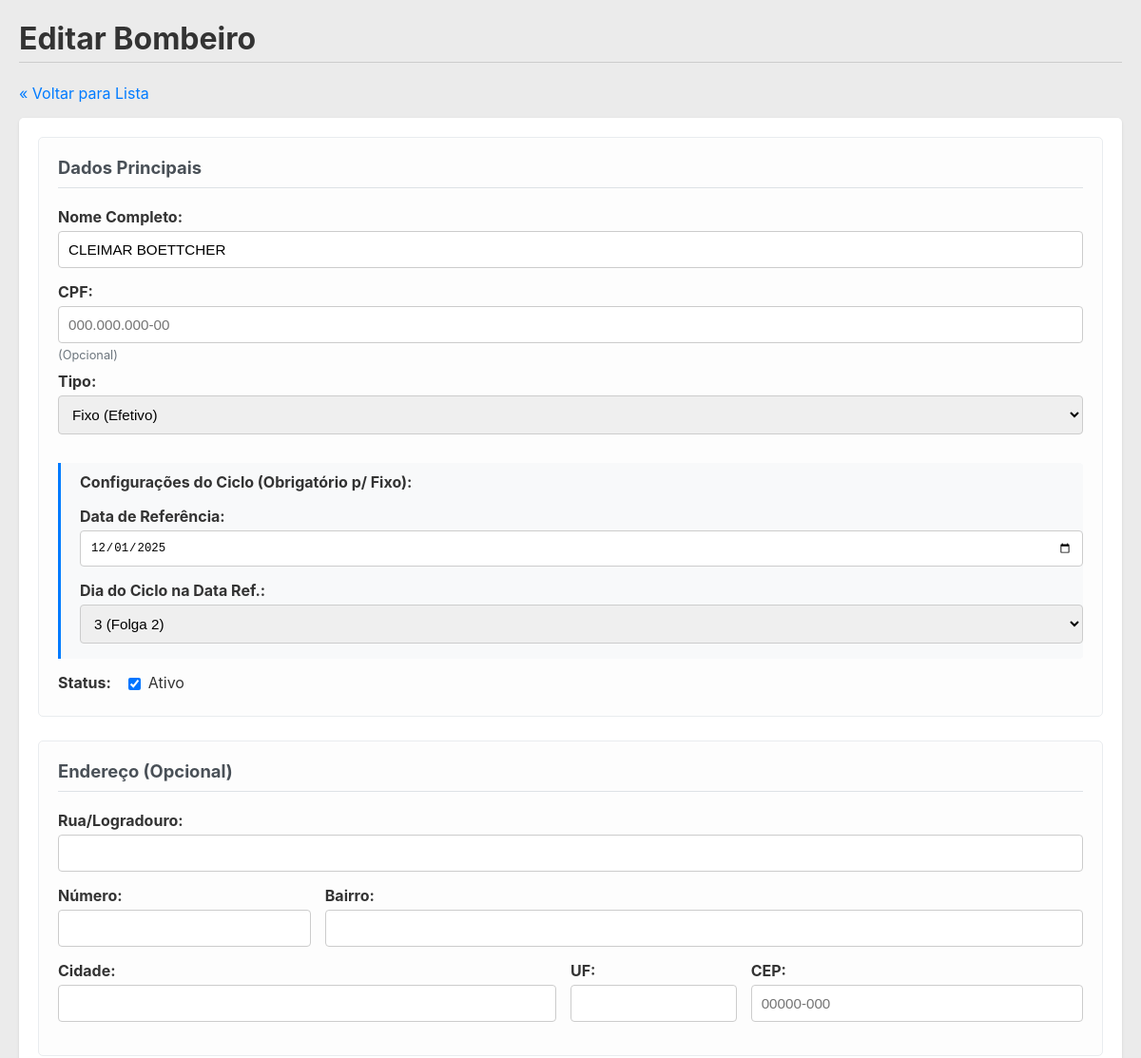
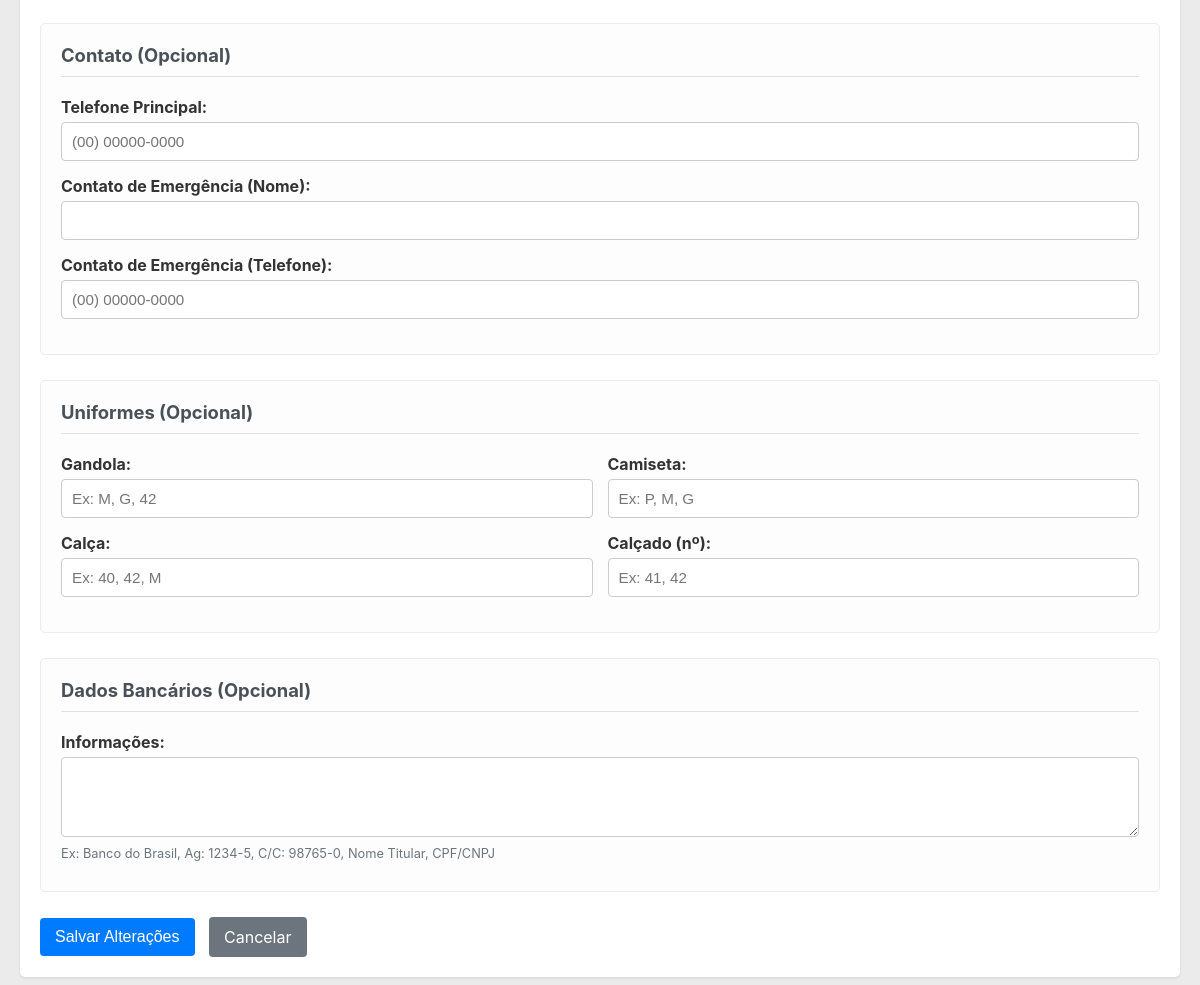
Page /escala_bombeiros/editar_bombeiro.php?id=5 on the committed database (2 pictures, top to bottom).
### tables this page shows
CREATE TABLE `bombeiros` (
  `id` int(11) NOT NULL,
  `nome_completo` varchar(255) NOT NULL,
  `email` varchar(191) DEFAULT NULL,
  `cpf` varchar(14) DEFAULT NULL COMMENT 'Formato 000.000.000-00',
  `endereco` varchar(255) DEFAULT NULL COMMENT 'Endereço residencial completo',
  `telefone` varchar(20) DEFAULT NULL COMMENT 'Número de telefone principal',
  `telefone_emergencia` varchar(20) DEFAULT NULL COMMENT 'Contato de emergência (nome e telefone)',
  `tipo` enum('BC','Fixo') NOT NULL,
  `pular_ordem` tinyint(1) NOT NULL DEFAULT 0,
  `ativo` tinyint(1) NOT NULL DEFAULT 1,
  `fixo_ref_data` date DEFAULT NULL,
  `fixo_ref_dia_ciclo` tinyint(1) DEFAULT NULL CHECK (`fixo_ref_dia_ciclo` between 1 and 4),
  `data_cadastro` timestamp NOT NULL DEFAULT current_timestamp(),
  `endereco_rua` varchar(255) DEFAULT NULL,
  `endereco_numero` varchar(20) DEFAULT NULL,
  `endereco_bairro` varchar(100) DEFAULT NULL,
  `endereco_cidade` varchar(100) DEFAULT NULL,
  `endereco_uf` varchar(2) DEFAULT NULL,
  `endereco_cep` varchar(10) DEFAULT NULL,
  `telefone_principal` varchar(20) DEFAULT NULL,
  `contato_emergencia_nome` varchar(255) DEFAULT NULL,
  `contato_emergencia_fone` varchar(20) DEFAULT NULL,
  `dados_bancarios` text DEFAULT NULL COMMENT 'Ex: Banco XPTO, Ag: 0001, C/C: 12345-6',
  `tamanho_gandola` varchar(20) DEFAULT NULL,
  `tamanho_camiseta` varchar(20) DEFAULT NULL,
  `tamanho_calca` varchar(20) DEFAULT NULL,
  `tamanho_calcado` varchar(10) DEFAULT NULL,
  `banco_nome` varchar(100) DEFAULT NULL COMMENT 'Nome do Banco',
  `banco_agencia` varchar(20) DEFAULT NULL COMMENT 'Número da Agência (com dígito, se houver)',
  `banco_conta` varchar(30) DEFAULT NULL COMMENT 'Número da Conta Corrente/Poupança (com dígito)',
  `banco_pix` varchar(100) DEFAULT NULL COMMENT 'Chave PIX principal (CPF, e-mail, telefone, aleatória)',
  `usuario_id` int(11) DEFAULT NULL
);

### escala_bombeiros/editar_bombeiro.php (the view, shortened to what this page needs)
<?php
require_once __DIR__ . '/includes/funcoes.php';
$bombeiro_id = filter_input(INPUT_GET, 'id', FILTER_VALIDATE_INT);
$bombeiro = null;
$erro = '';
if ($_SERVER["REQUEST_METHOD"] == "POST") {
    $id_update = filter_input(INPUT_POST, 'id', FILTER_VALIDATE_INT);
    $nome = trim($_POST['nome_completo'] ?? '');
    $cpf = trim($_POST['cpf'] ?? '');
    $tipo = trim($_POST['tipo'] ?? '');
    $ativo = isset($_POST['ativo']) ? 1 : 0;
    $ref_data = trim($_POST['fixo_ref_data'] ?? '');
    $ref_dia = filter_input(INPUT_POST, 'fixo_ref_dia_ciclo', FILTER_VALIDATE_INT, ['options' => ['min_range' => 1, 'max_range' => 4]]);
    $endereco_rua = trim($_POST['endereco_rua'] ?? '');
    $endereco_numero = trim($_POST['endereco_numero'] ?? '');
    $endereco_bairro = trim($_POST['endereco_bairro'] ?? '');
    $endereco_cidade = trim($_POST['endereco_cidade'] ?? '');
    $endereco_uf = trim($_POST['endereco_uf'] ?? '');
    $endereco_cep = trim($_POST['endereco_cep'] ?? '');
    $telefone_principal = trim($_POST['telefone_principal'] ?? '');
    $contato_emergencia_nome = trim($_POST['contato_emergencia_nome'] ?? '');
    $contato_emergencia_fone = trim($_POST['contato_emergencia_fone'] ?? '');
    $tamanho_gandola = trim($_POST['tamanho_gandola'] ?? '');
    $tamanho_camiseta = trim($_POST['tamanho_camiseta'] ?? '');
    $tamanho_calca = trim($_POST['tamanho_calca'] ?? '');
    $tamanho_calcado = trim($_POST['tamanho_calcado'] ?? '');
    $dados_bancarios = trim($_POST['dados_bancarios'] ?? '');
    if ($id_update != $bombeiro_id) {
         set_flash_message('error', 'Erro: ID no formulário não confere.');
         header('Location: bombeiros.php'); exit;
    }
    if (empty($nome) || empty($tipo) || !in_array($tipo, ['BC', 'Fixo'])) {
         $erro = 'Nome e Tipo são obrigatórios e válidos.';
    } else if ($tipo == 'Fixo' && (empty($ref_data) || $ref_dia === null || $ref_dia === false)) {
         $erro = 'Para tipo Fixo, Data de Referência e Dia do Ciclo são obrigatórios.';
    } else {
        $sql_update = "UPDATE bombeiros SET
                        nome_completo = ?, cpf = ?, tipo = ?, ativo = ?,
                        fixo_ref_data = ?, fixo_ref_dia_ciclo = ?,
                        endereco_rua = ?, endereco_numero = ?, endereco_bairro = ?,
                        endereco_cidade = ?, endereco_uf = ?, endereco_cep = ?,
                        telefone_principal = ?, contato_emergencia_nome = ?, contato_emergencia_fone = ?,
                        dados_bancarios = ?, tamanho_gandola = ?, tamanho_camiseta = ?,
                        tamanho_calca = ?, tamanho_calcado = ?
                       WHERE id = ?";
        if ($stmt = mysqli_prepare($conn, $sql_update)) {
             $db_cpf = !empty($cpf) ? $cpf : null;
             $db_ref_data = ($tipo == 'Fixo') ? $ref_data : null;
             $db_ref_dia = ($tipo == 'Fixo') ? $ref_dia : null;
             $db_endereco_rua = !empty($endereco_rua) ? $endereco_rua : null;
             $db_endereco_numero = !empty($endereco_numero) ? $endereco_numero : null;
             $db_endereco_bairro = !empty($endereco_bairro) ? $endereco_bairro : null;
             $db_endereco_cidade = !empty($endereco_cidade) ? $endereco_cidade : null;
             $db_endereco_uf = !empty($endereco_uf) ? $endereco_uf : null;
             $db_endereco_cep = !empty($endereco_cep) ? $endereco_cep : null;
             $db_telefone_principal = !empty($telefone_principal) ? $telefone_principal : null;
             $db_contato_emergencia_nome = !empty($contato_emergencia_nome) ? $contato_emergencia_nome : null;
             $db_contato_emergencia_fone = !empty($contato_emergencia_fone) ? $contato_emergencia_fone : null;
             $db_dados_bancarios = !empty($dados_bancarios) ? $dados_bancarios : null;
             $db_tamanho_gandola = !empty($tamanho_gandola) ? $tamanho_gandola : null;
             $db_tamanho_camiseta = !empty($tamanho_camiseta) ? $tamanho_camiseta : null;
             $db_tamanho_calca = !empty($tamanho_calca) ? $tamanho_calca : null;
             $db_tamanho_calcado = !empty($tamanho_calcado) ? $tamanho_calcado : null;
            mysqli_stmt_bind_param($stmt, "sssissssssssssssssssi",
                $nome, $db_cpf, $tipo, $ativo,
                $db_ref_data, $db_ref_dia,
                $db_endereco_rua, $db_endereco_numero, $db_endereco_bairro,
                $db_endereco_cidade, $db_endereco_uf, $db_endereco_cep,
                $db_telefone_principal, $db_contato_emergencia_nome, $db_contato_emergencia_fone,
                $db_dados_bancarios, $db_tamanho_gandola, $db_tamanho_camiseta,
                $db_tamanho_calca, $db_tamanho_calcado,
                $bombeiro_id
            );
            if (mysqli_stmt_execute($stmt)) {
                if ($ativo == 0) { $bc_da_vez = get_config('bc_da_vez_id', $conn); if ($bc_da_vez == $bombeiro_id) { set_config('bc_da_vez_id', null, $conn); } }
                set_flash_message('success', 'Bombeiro atualizado com sucesso!');
                header('Location: bombeiros.php');
                exit;
            } else {
                $erro = "Erro ao executar atualização: " . mysqli_error($conn);
            }
            mysqli_stmt_close($stmt);
        } else {
            $erro = "Erro ao preparar query de atualização: " . mysqli_error($conn);
        }
    }
    if ($erro) {
        $bombeiro = $_POST;
        $bombeiro['id'] = $bombeiro_id;
        $bombeiro['ativo'] = isset($_POST['ativo']) ? 1 : 0;
        set_flash_message('error', $erro);
    }
} else {
    $sql_select = "SELECT * FROM bombeiros WHERE id = ?";
    if ($stmt = mysqli_prepare($conn, $sql_select)) {
        mysqli_stmt_bind_param($stmt, "i", $bombeiro_id);
        if (mysqli_stmt_execute($stmt)) {
            $result = mysqli_stmt_get_result($stmt);
            $bombeiro = mysqli_fetch_assoc($result);
        } else { $erro = "Erro ao buscar dados: " . mysqli_error($conn); }
    } else { $erro = "Erro ao preparar busca: " . mysqli_error($conn); }
}
?>
<!DOCTYPE html>
<html lang="pt-br">
<head>
    <link rel="stylesheet" href="css/style.css">
</head>
<body>
    <h1>Editar Bombeiro</h1>
    <p><a href="bombeiros.php">« Voltar para Lista</a></p>
    <?php if ($bombeiro): ?>
    <form action="editar_bombeiro.php?id=<?php echo $bombeiro_id; ?>" method="post">
        <div class="form-section">
            <h3>Dados Principais</h3>
            <div>
                <label for="nome_completo">Nome Completo:</label>
                <input type="text" id="nome_completo" name="nome_completo" value="<?php echo htmlspecialchars($bombeiro['nome_completo'] ?? ''); ?>" required>
            </div>
            <div>
                <label for="cpf">CPF:</label>
                <input type="text" id="cpf" name="cpf" class="cpf-mask" value="<?php echo htmlspecialchars($bombeiro['cpf'] ?? ''); ?>" placeholder="000.000.000-00">
                <small>(Opcional)</small>
            </div>
            <div>
                <label for="tipo">Tipo:</label>
                <select id="tipo" name="tipo" required>
                    <option value="Fixo" <?php echo ($bombeiro['tipo'] ?? '') == 'Fixo' ? 'selected' : ''; ?>>Fixo (Efetivo)</option>
                </select>
            </div>
            <div id="fixo-fields">
                <p>Configurações do Ciclo (Obrigatório p/ Fixo):</p>
                <div>
                    <label for="fixo_ref_data">Data de Referência:</label>
                    <input type="date" id="fixo_ref_data" name="fixo_ref_data" value="<?php echo htmlspecialchars($bombeiro['fixo_ref_data'] ?? ''); ?>">
                </div>
                <div>
                    <label for="fixo_ref_dia_ciclo">Dia do Ciclo na Data Ref.:</label>
                    <select id="fixo_ref_dia_ciclo" name="fixo_ref_dia_ciclo">
                        <option value="3" <?php echo ($bombeiro['fixo_ref_dia_ciclo'] ?? '') == '3' ? 'selected' : ''; ?>>3 (Folga 2)</option>
                    </select>
                </div>
            </div>
             <div>
                <label for="ativo" style="display: inline-block; margin-right: 10px;">Status:</label>
                <input type="checkbox" id="ativo" name="ativo" value="1" <?php echo ($bombeiro['ativo'] ?? 0) == 1 ? 'checked' : ''; ?> style="width: auto; vertical-align: middle;">
                 Ativo
            </div>
        </div>
        <div class="form-section">
            <h3>Endereço (Opcional)</h3>
             <div><label for="endereco_rua">Rua/Logradouro:</label><input type="text" id="endereco_rua" name="endereco_rua" value="<?php echo htmlspecialchars($bombeiro['endereco_rua'] ?? ''); ?>"></div>
             <div style="display: flex; gap: 15px;">
                 <div style="flex: 1;"><label for="endereco_numero">Número:</label><input type="text" id="endereco_numero" name="endereco_numero" value="<?php echo htmlspecialchars($bombeiro['endereco_numero'] ?? ''); ?>"></div>
                 <div style="flex: 3;"><label for="endereco_bairro">Bairro:</label><input type="text" id="endereco_bairro" name="endereco_bairro" value="<?php echo htmlspecialchars($bombeiro['endereco_bairro'] ?? ''); ?>"></div>
             </div>
             <div style="display: flex; gap: 15px;">
                 <div style="flex: 3;"><label for="endereco_cidade">Cidade:</label><input type="text" id="endereco_cidade" name="endereco_cidade" value="<?php echo htmlspecialchars($bombeiro['endereco_cidade'] ?? ''); ?>"></div>
                 <div style="flex: 1;"><label for="endereco_uf">UF:</label><input type="text" id="endereco_uf" name="endereco_uf" value="<?php echo htmlspecialchars($bombeiro['endereco_uf'] ?? ''); ?>" maxlength="2"></div>
                  <div style="flex: 2;"><label for="endereco_cep">CEP:</label><input type="text" id="endereco_cep" name="endereco_cep" class="cep-mask" value="<?php echo htmlspecialchars($bombeiro['endereco_cep'] ?? ''); ?>" placeholder="00000-000"></div>
             </div>
        </div>
         <div class="form-section">
            <h3>Contato (Opcional)</h3>
             <div><label for="telefone_principal">Telefone Principal:</label><input type="text" id="telefone_principal" name="telefone_principal" class="phone-mask" value="<?php echo htmlspecialchars($bombeiro['telefone_principal'] ?? ''); ?>" placeholder="(00) 00000-0000"></div>
             <div><label for="contato_emergencia_nome">Contato de Emergência (Nome):</label><input type="text" id="contato_emergencia_nome" name="contato_emergencia_nome" value="<?php echo htmlspecialchars($bombeiro['contato_emergencia_nome'] ?? ''); ?>"></div>
             <div><label for="contato_emergencia_fone">Contato de Emergência (Telefone):</label><input type="text" id="contato_emergencia_fone" name="contato_emergencia_fone" class="phone-mask" value="<?php echo htmlspecialchars($bombeiro['contato_emergencia_fone'] ?? ''); ?>" placeholder="(00) 00000-0000"></div>
        </div>
        <div class="form-section">
            <h3>Uniformes (Opcional)</h3>
            <div style="display: flex; gap: 15px;">
                 <div style="flex: 1;"><label for="tamanho_gandola">Gandola:</label><input type="text" id="tamanho_gandola" name="tamanho_gandola" value="<?php echo htmlspecialchars($bombeiro['tamanho_gandola'] ?? ''); ?>" placeholder="Ex: M, G, 42"></div>
                 <div style="flex: 1;"><label for="tamanho_camiseta">Camiseta:</label><input type="text" id="tamanho_camiseta" name="tamanho_camiseta" value="<?php echo htmlspecialchars($bombeiro['tamanho_camiseta'] ?? ''); ?>" placeholder="Ex: P, M, G"></div>
            </div>
             <div style="display: flex; gap: 15px;">
                 <div style="flex: 1;"><label for="tamanho_calca">Calça:</label><input type="text" id="tamanho_calca" name="tamanho_calca" value="<?php echo htmlspecialchars($bombeiro['tamanho_calca'] ?? ''); ?>" placeholder="Ex: 40, 42, M"></div>
                 <div style="flex: 1;"><label for="tamanho_calcado">Calçado (nº):</label><input type="text" id="tamanho_calcado" name="tamanho_calcado" value="<?php echo htmlspecialchars($bombeiro['tamanho_calcado'] ?? ''); ?>" placeholder="Ex: 41, 42"></div>
             </div>
        </div>
         <div class="form-section">
            <h3>Dados Bancários (Opcional)</h3>
             <div><label for="dados_bancarios">Informações:</label><textarea id="dados_bancarios" name="dados_bancarios"><?php echo htmlspecialchars($bombeiro['dados_bancarios'] ?? ''); ?></textarea><small>Ex: Banco do Brasil, Ag: 1234-5, C/C: 98765-0, Nome Titular, CPF/CNPJ</small></div>
        </div>
        <button type="submit">Salvar Alterações</button>
        <a href="bombeiros.php" class="button-link btn-secondary" style="margin-left: 10px;">Cancelar</a>
    </form>
    <?php elseif (empty($erro)): ?>
        <p class="flash-message error">Bombeiro não encontrado.</p>
    <?php endif; ?>
</body>
</html>

### escala_bombeiros/css/style.css (style rules this page uses)
body { font-family: -apple-system, BlinkMacSystemFont, "Segoe UI", Roboto, Helvetica, Arial, sans-serif; margin: 20px; background-color: #00000014; color: #333; }
h1, h2 { color: #333; border-bottom: 1px solid #ccc; padding-bottom: 5px; }
a { color: #007bff; text-decoration: none; }
form { background-color: #fff; padding: 20px; border-radius: 5px; box-shadow: 0 1px 3px rgba(0,0,0,0.1); margin-bottom: 20px; }
label { display: block; margin-bottom: 5px; font-weight: bold; }
input[type="text"], input[type="date"], input[type="number"], select, textarea { width: 100%; padding: 10px; margin-bottom: 15px; border: 1px solid #ccc; border-radius: 4px; box-sizing: border-box; font-size: 0.95em; }
textarea { min-height: 80px; resize: vertical; }
small { font-size: 0.8em; color: #6c757d; display: block; margin-top: -10px; margin-bottom: 10px; }
button, input[type="submit"], .button-link { background-color: #007bff; color: white !important; padding: 10px 15px; border: none; border-radius: 4px; cursor: pointer; font-size: 1em; text-decoration: none; display: inline-block; vertical-align: middle; transition: background-color 0.2s ease; }
.btn-secondary { background-color: #6c757d; }
.form-section { margin-bottom: 25px; padding: 20px; border: 1px solid #e9ecef; border-radius: 5px; background-color: #fdfdfd; }
.form-section h3 { margin-top: 0; margin-bottom: 20px; font-size: 1.15em; color: #495057; border-bottom: 1px solid #dee2e6; padding-bottom: 10px; }
#fixo-fields { display: none; padding-left: 20px; border-left: 3px solid #007bff; margin-top: 15px; margin-bottom: 15px; background-color: #f8f9fa; padding-top: 10px; padding-bottom: 1px; border-radius: 0 4px 4px 0; }
#fixo-fields p { margin-top: 0; font-weight: bold; color: #333; }
.visible { display: block !important; }

### rows in the picture
bombeiros: nome_completo "CLEIMAR BOETTCHER", tipo "Fixo (Efetivo)", fixo_ref_data "12/01/2025", fixo_ref_dia_ciclo "3 (Folga 2)", ativo "☑"
